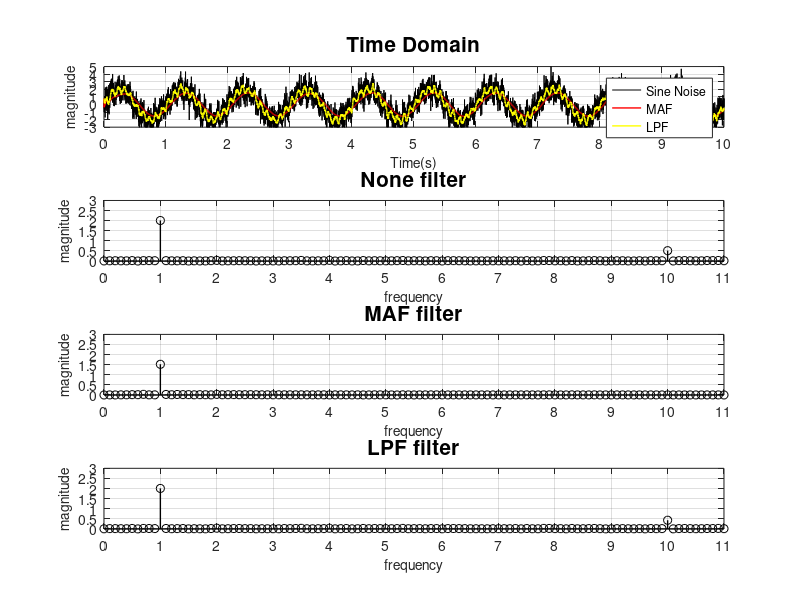

Here is the MATLAB script that generated this plot:
clc, clear
close all
%%
% Set simulation time
    end_time = 10;
    delta_t = 0.001; 
% Set sine_wave
    sin_mag = 2;
    sin_freq = 1;

    sin_mag2 = 0.5;
    sin_freq2 = 10;
% Set parameter
    T = delta_t;
    L = 10000;
    T_vector = (0:L-1)*T;
%% simulation
sin_y = sin_mag * sin(sin_freq*(2*pi*T_vector))...
    + sin_mag2 * sin(sin_freq2*(2*pi*T_vector))...
    + 0.8*randn(size(T_vector));
%% Moving average filter cal
m = 300;                                        % define average size
n = m;                                          % parameter for loop
filter_res = zeros(1,L);                        % define array of zero

sum_table = zeros(1,m);
for n = 1:m
    if n == 1
        sum_table(n) = sin_y(n);
    else
        sum_table(n) = sum_table(n-1) + sin_y(n);
    end
end

table_average = zeros(1,m);

for n = 1:m
    table_average(n) = sum_table(n)/n;
end
filter_res(1:m) = table_average(1:m);           % initialize start point

for t = (m+1)*delta_t : delta_t : end_time      % calc MAF
    idx = n;
    alpha = 1 / m;
    filter_res(idx+1) = (1-alpha)*filter_res(idx) ...
        + alpha*sin_y(idx+1) ...
        - alpha*sin_y(idx-m+1);
    n = n+1;
end
%% RC Low-pass filter cal
RC = 0.01;                               % time_constant set
lpf_res = zeros(1,L);                   % define array of zero
lpf_res(1) = sin_y(1);                  % start setting
alpha2 = RC/(delta_t+RC);               % recursive value set
n = 1;                                  % parameter for loop
for t = delta_t : delta_t : end_time - delta_t 
    lpf_res(n+1) = (1-alpha2)*sin_y(n) ...
        + alpha2*lpf_res(n); 
    n = n+1;
end
%%
Fs = 1/delta_t;
fft_f = Fs*(0:(L/2))/L; % freqency range

%calc FFT
fft_y_temp = abs(fft(sin_y)/L);
fft_y = fft_y_temp(1:L/2+1);
fft_y(2:end-1) = 2*fft_y(2:end-1);

fft_MAF_temp = abs(fft(filter_res)/L);
fft_MAF = fft_MAF_temp(1:L/2+1);
fft_MAF(2:end-1) = 2*fft_MAF(2:end-1);

fft_lpf_temp = abs(fft(lpf_res)/L);
fft_lpf = fft_lpf_temp(1:L/2+1);
fft_lpf(2:end-1) = 2*fft_lpf(2:end-1);
%% Draw Graph
% Time_Domain
figure('Units','pixels','Position', [100 100 800 600], 'Color', [1,1,1]);
subplot(4,1,1)
    Xmin = 0.0; XTick = 1.0; Xmax = end_time;
    Ymin = -3.0; YTick = 1.0; Ymax = 5.0;

    plot(T_vector, sin_y, '-k', 'LineWidth', 0.5)
    hold on
    plot(T_vector,filter_res, '-r', 'LineWidth', 1)
    hold on
    plot(T_vector,lpf_res, '-y', 'LineWidth', 1)

    grid on;
    axis([Xmin Xmax Ymin Ymax])
    set(gca, 'XTick', [Xmin:XTick:Xmax]);
    set(gca, 'YTick', [Ymin:YTick:Ymax]);
    legend('Sine Noise', 'MAF', 'LPF');

    xlabel('Time(s)', 'FontSize', 10);
    ylabel('magnitude', 'FontSize', 10);
    title('Time Domain', 'FontSize', 15);

subplot(4,1,2)

    Xmin = 0.0; Xmax = 11;
    Ymin = 0.0; Ymax = 3.0;

    stem(fft_f, fft_y, '-k', 'LineWidth', 1)

    grid on;
    axis([Xmin Xmax Ymin Ymax])
    set(gca, 'XTick', [0:1.0:11.0]);
    set(gca, 'YTick', [0.0:0.5:3.0]);

    xlabel('frequency', 'FontSize', 10);
    ylabel('magnitude', 'FontSize', 10);
    title('None filter', 'FontSize', 15);

subplot(4,1,3)

    Xmin = 0.0; Xmax = 11;
    Ymin = 0.0; Ymax = 3.0;

    stem(fft_f, fft_MAF, '-k', 'LineWidth', 1)

    grid on;
    axis([Xmin Xmax Ymin Ymax])
    set(gca, 'XTick', [0:1.0:11.0]);
    set(gca, 'YTick', [0.0:0.5:3.0]);

    xlabel('frequency', 'FontSize', 10);
    ylabel('magnitude', 'FontSize', 10);
    title('MAF filter', 'FontSize', 15);

subplot(4,1,4)

    Xmin = 0.0; Xmax = 11;
    Ymin = 0.0; Ymax = 3.0;

    stem(fft_f, fft_lpf, '-k', 'LineWidth', 1)

    grid on;
    axis([Xmin Xmax Ymin Ymax])
    set(gca, 'XTick', [0:1.0:11.0]);
    set(gca, 'YTick', [0.0:0.5:3.0]);

    xlabel('frequency', 'FontSize', 10);
    ylabel('magnitude', 'FontSize', 10);
    title('LPF filter', 'FontSize', 15);
%%
function output = filt_made(coeff, chk, value)
    if chk == 1
        alpha = size(coeff);
        for t = alpha:5000
            for ord = 0:alpha
                output(t) = value(ord)*coeff(ord);
            end
            output(t) = output(t) / alpha;
        end
    end
end


# merge confilct will occure due to this sentence

% take a look at how to take this change

